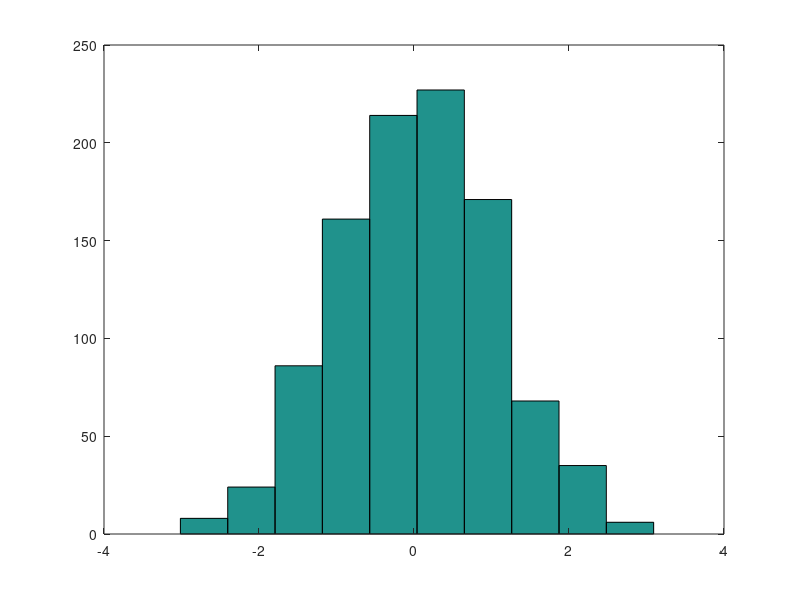

MATLAB code to generate this figure:
%Problem 4.3 Statistical Measurements
clc;clear;

x = rand(1000,1);

x_min = min(x);
x_max = max(x);

x_mean = mean(x);
x_std = std(x);
x_var = var(x);

y = 4*x-2;
y_mean = mean(y);
y_std = std(y);

n = randn(1000,1);%data follow normal distribution
figure;
hist(n);

